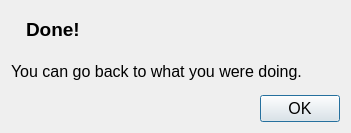
<?xml version="1.0" encoding="UTF-8"?>
<ui version="4.0">
 <class>UpdateDoneDialog</class>
 <widget class="QDialog" name="UpdateDoneDialog">
  <property name="geometry">
   <rect>
    <x>0</x>
    <y>0</y>
    <width>351</width>
    <height>133</height>
   </rect>
  </property>
  <property name="font">
   <font>
    <pointsize>12</pointsize>
   </font>
  </property>
  <property name="windowTitle">
   <string>Dialog</string>
  </property>
  <layout class="QVBoxLayout" name="verticalLayout" stretch="0,0,1">
   <item>
    <layout class="QHBoxLayout" name="horizontalLayout_2" stretch="0,1">
     <item>
      <widget class="QLabel" name="label_3">
       <property name="text">
        <string/>
       </property>
       <property name="pixmap">
        <pixmap resource="resource.qrc">:/icons/icons/dialog_ok_apply.png</pixmap>
       </property>
      </widget>
     </item>
     <item>
      <widget class="QLabel" name="label">
       <property name="font">
        <font>
         <pointsize>14</pointsize>
         <weight>75</weight>
         <bold>true</bold>
        </font>
       </property>
       <property name="text">
        <string>Done!</string>
       </property>
      </widget>
     </item>
    </layout>
   </item>
   <item>
    <widget class="QLabel" name="label_2">
     <property name="text">
      <string>You can go back to what you were doing.</string>
     </property>
    </widget>
   </item>
   <item>
    <layout class="QHBoxLayout" name="horizontalLayout">
     <item>
      <spacer name="horizontalSpacer">
       <property name="orientation">
        <enum>Qt::Horizontal</enum>
       </property>
       <property name="sizeHint" stdset="0">
        <size>
         <width>40</width>
         <height>20</height>
        </size>
       </property>
      </spacer>
     </item>
     <item>
      <widget class="QPushButton" name="okButton">
       <property name="text">
        <string>OK</string>
       </property>
      </widget>
     </item>
    </layout>
   </item>
  </layout>
 </widget>
 <tabstops>
  <tabstop>okButton</tabstop>
 </tabstops>
 <resources>
  <include location="resource.qrc"/>
 </resources>
 <connections/>
</ui>
